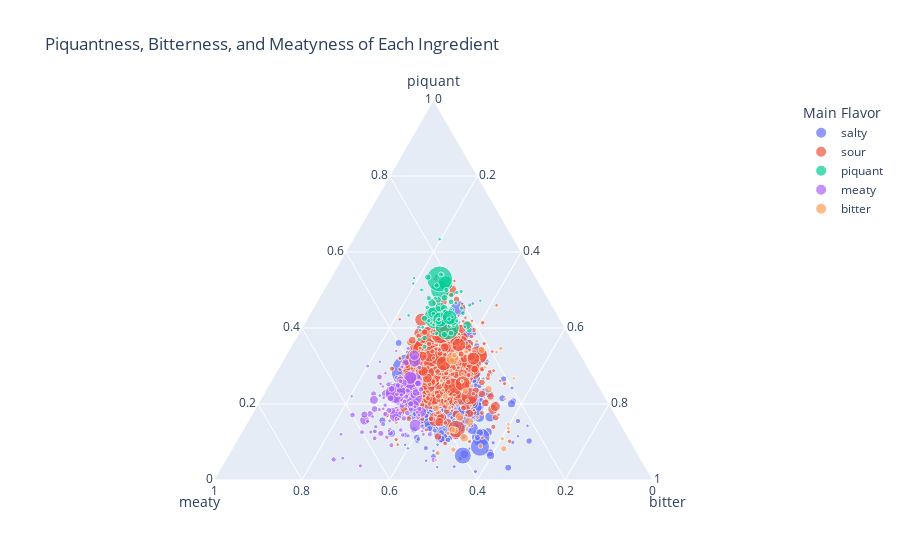

Source (notebook cell):
### Markdown cell above
### How does an ingredient's flavor interact with other flavors?

Because ingredients have multiple flavor values, we want to observe how they compare amongst each other.

### Code cell
fig14 = px.scatter_ternary(ingredient_df, a="piquant", b="meaty", c="bitter",
    color= 'Main Flavor', size="Frequency", size_max=60, hover_name='Ingredients', title = "Piquantness, Bitterness, and Meatyness of Each Ingredient")
fig14.show()

### Figure 1 — Plotly figure (JSON) as saved in the notebook; plotly's stock layout.template omitted (floating-point values rounded to 4 significant figures; data arrays with more than 128 entries replaced by an {"elided": "..."} marker saying what was removed)
{"data": [{"a": {"elided": "507 float values"}, "b": {"elided": "507 float values"}, "c": {"elided": "507 float values"}, "hovertemplate": "<b>%{hovertext}</b><br><br>Main Flavor=salty<br>piquant=%{a}<br>meaty=%{b}<br>bitter=%{c}<br>Frequency=%{marker.size}<extra></extra>", "hovertext": {"elided": "507 str values"}, "legendgroup": "salty", "marker": {"color": "#636efa", "size": {"elided": "507 int values"}, "sizemode": "area", "sizeref": 1.745, "symbol": "circle"}, "mode": "markers", "name": "salty", "showlegend": true, "subplot": "ternary", "type": "scatterternary"}, {"a": {"elided": "489 float values"}, "b": {"elided": "489 float values"}, "c": {"elided": "489 float values"}, "hovertemplate": "<b>%{hovertext}</b><br><br>Main Flavor=sour<br>piquant=%{a}<br>meaty=%{b}<br>bitter=%{c}<br>Frequency=%{marker.size}<extra></extra>", "hovertext": {"elided": "489 str values"}, "legendgroup": "sour", "marker": {"color": "#EF553B", "size": {"elided": "489 int values"}, "sizemode": "area", "sizeref": 1.745, "symbol": "circle"}, "mode": "markers", "name": "sour", "showlegend": true, "subplot": "ternary", "type": "scatterternary"}, {"a": [0.5784, 0.7558, 0.5452, 0.6434, 0.5469, 0.6806, 0.6905, 0.5919, 0.5847, 0.5769, 0.5357, 0.5833, 0.7424, 0.4881, 0.7372, 0.6006, 0.75, 0.7556, 0.75, 0.7391, 0.6453, 0.8193, 0.5598, 0.5556, 0.7323, 0.7778, 0.7708, 0.7, 0.7639, 0.6061, 0.4545, 0.7738, 0.6569, 0.6061, 0.4048, 0.4062, 0.6111, 0.7708, 0.6234, 0.6944, 0.6818, 0.3939, 0.4744, 0.4917, 0.7315, 0.7, 0.7, 0.8182, 0.3778, 0.5256, 0.6827, 0.6, 0.75, 0.7708, 0.7581, 0.8056, 0.6667, 0.6316, 0.6667, 0.7067, 0.627, 0.6818, 0.7889, 0.5417, 0.7444, 0.6562, 0.6667, 0.5774, 0.7639], "b": [0.3808, 0.3553, 0.346, 0.3638, 0.3672, 0.4306, 0.4444, 0.3832, 0.3386, 0.2564, 0.2262, 0.4583, 0.3939, 0.3929, 0.4071, 0.3499, 0.4167, 0.4889, 0.3611, 0.3043, 0.3162, 0.3428, 0.3761, 0.3056, 0.4091, 0.4145, 0.4375, 0.4333, 0.3519, 0.4394, 0.447, 0.4405, 0.4755, 0.3333, 0.3, 0.2917, 0.4, 0.3403, 0.3639, 0.3704, 0.1818, 0.3333, 0.4231, 0.3833, 0.463, 0.2333, 0.3667, 0.3182, 0.3556, 0.2436, 0.3975, 0.3222, 0.4479, 0.3125, 0.4086, 0.5833, 0.375, 0.307, 0.2708, 0.3267, 0.246, 0.3788, 0.3667, 0.3542, 0.4222, 0.25, 0.5333, 0.3988, 0.4306], "c": [0.3942, 0.4004, 0.346, 0.4068, 0.4531, 0.4722, 0.4444, 0.4261, 0.3307, 0.3526, 0.2381, 0.3056, 0.5265, 0.3333, 0.4872, 0.4311, 0.2833, 0.6222, 0.4889, 0.3841, 0.3846, 0.3858, 0.406, 0.3333, 0.7121, 0.4487, 0.4028, 0.5889, 0.3148, 0.4242, 0.3939, 0.5357, 0.4118, 0.2727, 0.3524, 0.2708, 0.4333, 0.4306, 0.4911, 0.4907, 0.2121, 0.2727, 0.3718, 0.4, 0.4167, 0.55, 0.25, 0.3788, 0.2889, 0.359, 0.5152, 0.3333, 0.5729, 0.4792, 0.6935, 0.5833, 0.6111, 0.5, 0.5104, 0.3467, 0.2857, 0.303, 0.5889, 0.3854, 0.6111, 0.4167, 0.5333, 0.5179, 0.5833], "hovertemplate": "<b>%{hovertext}</b><br><br>Main Flavor=piquant<br>piquant=%{a}<br>meaty=%{b}<br>bitter=%{c}<br>Frequency=%{marker.size}<extra></extra>", "hovertext": ["cayenne pepper", "jalapeno chilies", "chorizo sausage", "chorizo", "chili powder", "tequila", "chile powder", "cayenne", "spanish chorizo", "pinto beans", "bomba rice", "cured chorizo", "thai chile", "extra large shrimp", "chili pepper", "hot sauce", "piquillo peppers", "hot Italian sausage", "chile pepper", "red chili peppers", "frozen corn", "worcestershire sauce", "Tabasco Pepper Sauce", "poblano peppers", "salsa verde", "chiles", "serrano peppers", "chipotles in adobo", "serrano chiles", "Mexican oregano", "dried red chile peppers", "diced green chilies", "prepared horseradish", "kidney", "non-fat sour cream", "light sour cream", "old bay seasoning", "horseradish", "corn tortillas", "queso fresco", "lean minced beef", "beef base", "naan", "green cardamom pods", "chipotle chile", "pico de gallo", "mango chutney", "chutney", "low-fat plain yogurt", "rum", "salsa", "tomatillos", "cotija", "serrano chilies", "enchilada sauce", "shredded pepper jack cheese", "roasted cashews", "kaffir lime leaves", "galangal", "curry leaves", "black mustard seeds", "fenugreek seeds", "chunky salsa", "chinese black vinegar", "taco sauce", "Mexican cheese blend", "lemon grass", "szechwan peppercorns", "bird chile"], "legendgroup": "piquant", "marker": {"color": "#00cc96", "size": [474, 318, 118, 93, 497, 12, 21, 194, 63, 26, 14, 12, 44, 14, 52, 121, 10, 15, 30, 184, 39, 584, 39, 18, 33, 39, 24, 15, 36, 11, 22, 28, 34, 11, 35, 16, 15, 24, 131, 18, 11, 11, 26, 20, 18, 10, 10, 11, 15, 13, 187, 15, 16, 16, 62, 12, 12, 19, 16, 25, 21, 11, 15, 16, 15, 16, 10, 28, 12], "sizemode": "area", "sizeref": 1.745, "symbol": "circle"}, "mode": "markers", "name": "piquant", "showlegend": true, "subplot": "ternary", "type": "scatterternary"}, {"a": [0.2481, 0.1159, 0.2917, 0.215, 0.2467, 0.2722, 0.2448, 0.1667, 0.227, 0.2863, 0.1253, 0.2097, 0.231, 0.2407, 0.2201, 0.2222, 0.2716, 0.2752, 0.2727, 0.2365, 0.3554, 0.2656, 0.2096, 0.2135, 0.2885, 0.1667, 0.2246, 0.1739, 0.2451, 0.2623, 0.1469, 0.2083, 0.09804, 0.2381, 0.3446, 0.3333, 0.2143, 0.1515, 0.2957, 0.2222, 0.2424, 0.1812, 0.08824, 0.1957, 0.1905, 0.131, 0.2366, 0.2602, 0.1863, 0.303, 0.3191, 0.1738, 0.2857, 0.2101, 0.1803, 0.1316, 0.3182, 0.1923, 0.1429, 0.08333, 0.1603, 0.1225, 0.3278, 0.1993, 0.1481, 0.1333, 0.1282, 0.3125, 0.1768, 0.2273, 0.3016, 0.2675, 0.2754, 0.1594, 0.2, 0.3, 0.1349, 0.3929, 0.3426, 0.1667, 0.2576, 0.04167, 0.3016, 0.1667, 0.2333, 0.375, 0.08333, 0.2556, 0.1833, 0.2222, 0.1875, 0.1667, 0.3077, 0.25, 0.4003, 0.15, 0.193, 0.2692, 0.1486, 0.2593, 0.2222, 0.2133, 0.1111, 0.1667, 0.05303, 0.213, 0.2167, 0.2083, 0.1944, 0.1167, 0.06, 0.0641, 0.1333], "b": [0.5187, 0.4275, 0.6193, 0.4033, 0.4825, 0.625, 0.5339, 0.4778, 0.4536, 0.5214, 0.4098, 0.4839, 0.581, 0.4383, 0.3533, 0.5448, 0.4753, 0.5349, 0.4545, 0.4881, 0.6005, 0.474, 0.4818, 0.3322, 0.5321, 0.7667, 0.4402, 0.471, 0.6373, 0.4198, 0.4379, 0.4271, 0.4216, 0.4762, 0.4248, 0.6875, 0.5595, 0.5455, 0.5323, 0.5139, 0.4848, 0.4493, 0.4314, 0.5507, 0.6667, 0.4206, 0.5699, 0.5163, 0.598, 0.6818, 0.422, 0.4645, 0.494, 0.7826, 0.5373, 0.5088, 0.6212, 0.5769, 0.754, 0.3333, 0.4295, 0.5588, 0.6, 0.5507, 0.6389, 0.5778, 0.6923, 0.4375, 0.6504, 0.4697, 0.6865, 0.4298, 0.5217, 0.5, 0.5792, 0.3667, 0.6429, 0.5595, 0.4444, 0.5556, 0.4697, 0.7292, 0.5159, 0.5128, 0.35, 0.4167, 0.5, 0.7111, 0.4083, 0.5139, 0.5625, 0.6176, 0.5128, 0.6944, 0.4622, 0.4, 0.5351, 0.6282, 0.4928, 0.4444, 0.5208, 0.4, 0.4444, 0.641, 0.4773, 0.4444, 0.5667, 0.4667, 0.6528, 0.4833, 0.78, 0.7564, 0.4167], "c": [0.3249, 0.2464, 0.4981, 0.3117, 0.3406, 0.4139, 0.2995, 0.2556, 0.3456, 0.4359, 0.3371, 0.2312, 0.2833, 0.287, 0.2751, 0.4738, 0.3889, 0.4225, 0.2424, 0.3095, 0.3971, 0.3802, 0.3828, 0.2484, 0.4327, 0.3889, 0.2989, 0.3986, 0.3627, 0.3488, 0.2881, 0.3125, 0.3235, 0.3492, 0.3308, 0.4687, 0.4762, 0.4848, 0.2634, 0.4167, 0.2576, 0.3478, 0.2647, 0.3551, 0.256, 0.2024, 0.3978, 0.3089, 0.5294, 0.5253, 0.2908, 0.305, 0.3393, 0.7536, 0.352, 0.3596, 0.3182, 0.4167, 0.4048, 0.1771, 0.3205, 0.3186, 0.3889, 0.3442, 0.463, 0.3667, 0.2436, 0.2917, 0.2967, 0.3409, 0.4127, 0.3553, 0.2971, 0.3333, 0.2917, 0.2167, 0.2937, 0.369, 0.3704, 0.2778, 0.3182, 0.3542, 0.3413, 0.2949, 0.1667, 0.2917, 0.3258, 0.4278, 0.2833, 0.3611, 0.3264, 0.2941, 0.2051, 0.3889, 0.3557, 0.2667, 0.3684, 0.3462, 0.221, 0.3827, 0.4444, 0.2933, 0.2778, 0.5769, 0.4773, 0.287, 0.2, 0.3333, 0.4028, 0.3, 0.2733, 0.2949, 0.2833], "hovertemplate": "<b>%{hovertext}</b><br><br>Main Flavor=meaty<br>piquant=%{a}<br>meaty=%{b}<br>bitter=%{c}<br>Frequency=%{marker.size}<extra></extra>", "hovertext": ["chicken thighs", "dried porcini mushrooms", "pork shoulder", "fresh thyme leaves", "boneless skinless chicken thighs", "chicken pieces", "chicken drumsticks", "chicken parts", "unsalted butter", "chopped fresh chives", "fresh rosemary", "bone-in skin-on chicken thighs", "chicken legs", "lard", "red wine", "salmon fillets", "crushed garlic", "pork loin", "instant couscous", "heavy cream", "chuck roast", "chicken thigh fillets", "cream", "dry red wine", "boneless chicken thighs", "beef short ribs", "peppercorns", "chicken cutlets", "lamb shanks", "seasoning salt", "leg of lamb", "rosemary leaves", "halibut fillets", "rib", "ground cloves", "chicken wings", "white sandwich bread", "baby arugula", "turkey", "roasted garlic", "blanched almonds", "fettucine", "marsala wine", "double cream", "bone in chicken thighs", "cognac", "boneless pork loin roast", "brandy", "pork spareribs", "pork butt", "round steaks", "fresh tarragon", "chuck", "rib eye steaks", "egg yolks", "anchovy fillets", "vegetable shortening", "grated Gruyère cheese", "cutlet", "Burgundy wine", "tarragon", "frozen puff pastry sheets", "skirt steak", "steak", "almond flour", "ice water", "beef tenderloin steaks", "boneless chuck roast", "puff pastry", "rosemary sprigs", "beef tenderloin", "boneless pork shoulder", "heavy whipping cream", "unbleached all-purpose flour", "shortening", "white flour", "boneless beef chuck roast", "poppy seeds", "dried mixed herbs", "port wine", "pastry", "filet mignon", "bourbon whiskey", "apricots", "unbleached flour", "chestnut mushrooms", "sage leaves", "pork belly", "egg noodles, cooked and drained", "sirloin", "veal", "lamb loin chops", "whole cloves", "mace", "ground cardamom", "dates", "lemon rind", "saltines", "rump roast", "pork roast", "ground round", "minced pork", "dried pasta", "spareribs", "pesto", "pork cutlets", "preserves", "dill weed", "pork steaks", "dried minced onion", "veal cutlets", "liver pate", "gingersnap cookies"], "legendgroup": "meaty", "marker": {"color": "#ab63fa", "size": [258, 23, 88, 100, 229, 60, 64, 15, 517, 39, 133, 31, 70, 54, 309, 108, 27, 43, 11, 377, 68, 32, 128, 153, 52, 15, 92, 23, 17, 54, 59, 16, 17, 21, 133, 16, 14, 11, 31, 12, 11, 23, 17, 23, 28, 42, 31, 41, 17, 33, 47, 47, 56, 23, 134, 19, 11, 26, 21, 16, 26, 34, 30, 46, 18, 30, 13, 16, 82, 22, 42, 38, 23, 23, 40, 10, 21, 14, 18, 12, 11, 16, 21, 13, 10, 16, 22, 30, 20, 12, 24, 17, 13, 12, 97, 10, 19, 13, 46, 27, 24, 25, 15, 13, 22, 18, 10, 20, 12, 10, 25, 13, 10], "sizemode": "area", "sizeref": 1.745, "symbol": "circle"}, "mode": "markers", "name": "meaty", "showlegend": true, "subplot": "ternary", "type": "scatterternary"}, {"a": [0.4722, 0.4833, 0.1863, 0.4074, 0.4553, 0.2564, 0.1695, 0.1385, 0.2636, 0.08333, 0.2179, 0.3333, 0.2879, 0.1, 0.1709, 0.3167, 0.3, 0.2059, 0.3222, 0.5357, 0.2955, 0.2917, 0.3922, 0.1556, 0.3333, 0.5, 0.5952, 0.4778, 0.2879, 0.1429, 0.5463, 0.3167, 0.1542, 0.08333, 0.2667, 0.206, 0.09375, 0.1444, 0.1667, 0.1212, 0.2167, 0.09314, 0.3636, 0.3301, 0.1042, 0.2667], "b": [0.2639, 0.3667, 0.3431, 0.2037, 0.4228, 0.5, 0.3644, 0.4667, 0.5581, 0.75, 0.3333, 0.3939, 0.4747, 0.52, 0.5043, 0.2167, 0.35, 0.402, 0.5667, 0.4702, 0.1894, 0.3056, 0.4314, 0.3, 0.4444, 0.4667, 0.3571, 0.6444, 0.4394, 0.2738, 0.4167, 0.6, 0.4542, 0.325, 0.3111, 0.4583, 0.25, 0.4778, 0.2917, 0.3182, 0.2333, 0.3382, 0.2879, 0.3526, 0.6667, 0.4333], "c": [0.6667, 0.5667, 0.402, 0.5648, 0.5459, 0.5385, 0.4859, 0.641, 0.5736, 0.7667, 0.3718, 0.5606, 0.5455, 0.6333, 0.6325, 0.65, 0.5, 0.4804, 0.7444, 0.625, 0.3788, 0.4444, 0.5392, 0.4889, 0.6515, 0.65, 0.6786, 0.7111, 0.6515, 0.631, 0.6574, 0.7667, 0.5542, 0.525, 0.5, 0.6759, 0.5208, 0.5556, 0.6806, 0.4545, 0.5667, 0.701, 0.5758, 0.6987, 0.6944, 0.6667], "hovertemplate": "<b>%{hovertext}</b><br><br>Main Flavor=bitter<br>piquant=%{a}<br>meaty=%{b}<br>bitter=%{c}<br>Frequency=%{marker.size}<extra></extra>", "hovertext": ["butter beans", "cooked shrimp", "tuna", "brown lentils", "cheddar cheese", "white cheddar cheese", "linguine", "pork chops", "boneless pork chops", "pork fillets", "rubbed sage", "cooked turkey", "elbow macaroni", "shredded parmesan cheese", "pork loin chops", "chickpea flour", "anise seed", "2% reduced-fat milk", "English muffins", "sharp cheddar cheese", "red lentils", "coconut", "curry", "hummus", "creamy peanut butter", "ranch dressing", "shrimp paste", "boneless chicken", "unsalted cashews", "fresh spinach leaves", "jack cheese", "baby back ribs", "penne pasta", "penne", "rotini pasta", "reduced sodium soy sauce", "fresh parmesan cheese", "evaporated milk", "dark sesame oil", "ponzu", "red miso", "miso", "gari", "sweet chili sauce", "pecorino romano cheese", "whole wheat spaghetti"], "legendgroup": "bitter", "marker": {"color": "#FFA15A", "size": [12, 10, 17, 18, 149, 13, 59, 65, 43, 10, 13, 11, 33, 25, 39, 10, 10, 17, 15, 28, 44, 12, 17, 15, 33, 10, 14, 15, 11, 14, 18, 10, 40, 20, 15, 72, 16, 15, 12, 11, 10, 34, 11, 52, 24, 10], "sizemode": "area", "sizeref": 1.745, "symbol": "circle"}, "mode": "markers", "name": "bitter", "showlegend": true, "subplot": "ternary", "type": "scatterternary"}], "layout": {"legend": {"itemsizing": "constant", "title": {"text": "Main Flavor"}, "tracegroupgap": 0}, "ternary": {"aaxis": {"title": {"text": "piquant"}}, "baxis": {"title": {"text": "meaty"}}, "caxis": {"title": {"text": "bitter"}}, "domain": {"x": [0, 1], "y": [0, 1]}}, "title": {"text": "Piquantness, Bitterness, and Meatyness of Each Ingredient"}}}
